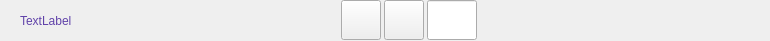
<?xml version="1.0" encoding="UTF-8"?>
<ui version="4.0">
 <class>PageScrollWidget</class>
 <widget class="QWidget" name="PageScrollWidget">
  <property name="geometry">
   <rect>
    <x>0</x>
    <y>0</y>
    <width>770</width>
    <height>41</height>
   </rect>
  </property>
  <property name="windowTitle">
   <string>Form</string>
  </property>
  <widget class="QLabel" name="label">
   <property name="geometry">
    <rect>
     <x>20</x>
     <y>0</y>
     <width>231</width>
     <height>41</height>
    </rect>
   </property>
   <property name="styleSheet">
    <string notr="true">font: 75 12px &quot;Microsoft YaHei UI Light&quot;;
color: rgb(96,66,169);</string>
   </property>
   <property name="text">
    <string>TextLabel</string>
   </property>
  </widget>
  <widget class="QWidget" name="widget" native="true">
   <property name="geometry">
    <rect>
     <x>0</x>
     <y>0</y>
     <width>770</width>
     <height>41</height>
    </rect>
   </property>
   <layout class="QHBoxLayout" name="horizontalLayout" stretch="7,6,6">
    <property name="spacing">
     <number>0</number>
    </property>
    <property name="leftMargin">
     <number>0</number>
    </property>
    <property name="topMargin">
     <number>0</number>
    </property>
    <property name="rightMargin">
     <number>0</number>
    </property>
    <property name="bottomMargin">
     <number>0</number>
    </property>
    <item>
     <spacer name="horizontalSpacer">
      <property name="orientation">
       <enum>Qt::Horizontal</enum>
      </property>
      <property name="sizeHint" stdset="0">
       <size>
        <width>330</width>
        <height>20</height>
       </size>
      </property>
     </spacer>
    </item>
    <item>
     <layout class="QHBoxLayout" name="horizontalLayout_2">
      <property name="spacing">
       <number>3</number>
      </property>
      <item>
       <widget class="QToolButton" name="toolButton_pre">
        <property name="sizePolicy">
         <sizepolicy hsizetype="Preferred" vsizetype="Preferred">
          <horstretch>0</horstretch>
          <verstretch>0</verstretch>
         </sizepolicy>
        </property>
        <property name="minimumSize">
         <size>
          <width>0</width>
          <height>0</height>
         </size>
        </property>
        <property name="maximumSize">
         <size>
          <width>40</width>
          <height>40</height>
         </size>
        </property>
        <property name="font">
         <font>
          <pointsize>10</pointsize>
         </font>
        </property>
        <property name="cursor">
         <cursorShape>PointingHandCursor</cursorShape>
        </property>
        <property name="text">
         <string/>
        </property>
       </widget>
      </item>
      <item>
       <layout class="QHBoxLayout" name="button_layout">
        <property name="spacing">
         <number>1</number>
        </property>
       </layout>
      </item>
      <item>
       <widget class="QToolButton" name="toolButton_next">
        <property name="sizePolicy">
         <sizepolicy hsizetype="Preferred" vsizetype="Preferred">
          <horstretch>0</horstretch>
          <verstretch>0</verstretch>
         </sizepolicy>
        </property>
        <property name="minimumSize">
         <size>
          <width>0</width>
          <height>0</height>
         </size>
        </property>
        <property name="maximumSize">
         <size>
          <width>40</width>
          <height>40</height>
         </size>
        </property>
        <property name="font">
         <font>
          <pointsize>10</pointsize>
         </font>
        </property>
        <property name="cursor">
         <cursorShape>PointingHandCursor</cursorShape>
        </property>
        <property name="text">
         <string/>
        </property>
       </widget>
      </item>
      <item>
       <widget class="QLineEdit" name="lineEdit">
        <property name="sizePolicy">
         <sizepolicy hsizetype="Preferred" vsizetype="Preferred">
          <horstretch>0</horstretch>
          <verstretch>0</verstretch>
         </sizepolicy>
        </property>
        <property name="minimumSize">
         <size>
          <width>0</width>
          <height>0</height>
         </size>
        </property>
        <property name="maximumSize">
         <size>
          <width>50</width>
          <height>40</height>
         </size>
        </property>
        <property name="alignment">
         <set>Qt::AlignCenter</set>
        </property>
       </widget>
      </item>
     </layout>
    </item>
    <item>
     <spacer name="horizontalSpacer_2">
      <property name="orientation">
       <enum>Qt::Horizontal</enum>
      </property>
      <property name="sizeHint" stdset="0">
       <size>
        <width>308</width>
        <height>20</height>
       </size>
      </property>
     </spacer>
    </item>
   </layout>
  </widget>
 </widget>
 <resources/>
 <connections/>
</ui>
